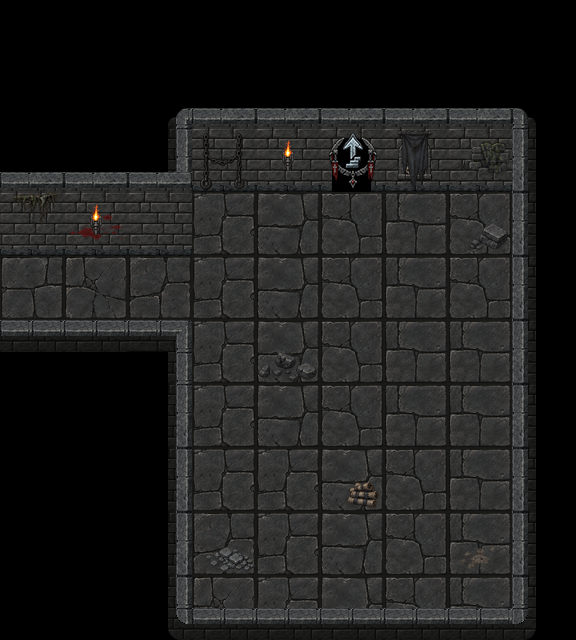

Below is a game level as drawn by its tile map, then a one-line description and the .tmx file that defines it, in full:
An orthogonal 9x10 tile map with 64x64 px tiles, 8 tile layers (Ground, WallsFront_01, WallsBack_02, WallsBack_01, ...), 4 tilesets and 9 objects (exit_down, exit_west).

<map version="1.10" tiledversion="1.12.2" orientation="orthogonal" renderorder="right-down" width="9" height="10" tilewidth="64" tileheight="64" infinite="0" nextlayerid="12" nextobjectid="12">
 <properties>
  <property name="enemy_spawn_mode" type="bool" value="true" />
 </properties>
 <tileset firstgid="1" source="../../act3_floor_64.tsx" />
 <tileset firstgid="9" source="../../my_tiles_textured.tsx" />
 <tileset firstgid="182" source="../../items.tsx" />
 <tileset firstgid="350" source="../../torches/torches.tsx" />
 <layer id="1" name="Ground" width="9" height="10">
  <data encoding="csv">
0,0,0,0,0,0,0,0,0,
0,0,0,0,0,0,0,0,0,
0,0,0,2,3,4,2,3,0,
8,8,1,1,2,3,4,3,0,
7,8,5,1,2,3,4,3,0,
0,0,0,1,2,3,4,4,0,
0,0,0,1,2,3,4,4,0,
0,0,0,1,1,2,3,4,0,
0,0,0,5,1,2,3,4,0,
0,0,0,8,1,2,3,4,0
</data>
 </layer>
 <layer id="2" name="WallsFront_01" width="9" height="10">
  <data encoding="csv">
0,0,0,0,0,0,0,0,0,
0,0,0,0,0,0,0,0,0,
0,0,0,0,0,0,0,0,0,
0,0,0,0,0,0,0,0,0,
0,0,0,0,0,0,0,0,0,
0,0,0,0,0,0,0,0,0,
0,0,0,0,0,0,0,0,0,
0,0,0,0,0,0,0,0,0,
0,0,0,0,0,0,0,0,0,
0,0,57,39,39,39,39,39,55
</data>
 </layer>
 <layer id="4" name="WallsBack_02" width="9" height="10">
  <data encoding="csv">
0,0,0,0,0,0,0,0,0,
0,0,0,0,0,0,0,0,0,
0,0,18,0,0,0,0,0,0,
0,0,0,0,0,0,0,0,0,
0,0,0,0,0,0,0,0,0,
0,0,0,0,0,0,0,0,0,
0,0,0,0,0,0,0,0,0,
0,0,0,0,0,0,0,0,0,
0,0,0,0,0,0,0,0,0,
0,0,0,0,0,0,0,0,0
</data>
 </layer>
 <layer id="3" name="WallsBack_01" width="9" height="10">
  <data encoding="csv">
0,0,0,0,0,0,0,0,0,
0,0,9,10,10,10,10,10,11,
10,10,10,19,19,77,19,19,20,
19,19,19,0,0,0,0,0,20,
0,0,0,0,0,0,0,0,20,
95,95,41,0,0,0,0,0,20,
0,0,18,0,0,0,0,0,20,
0,0,18,0,0,0,0,0,20,
0,0,18,0,0,0,0,0,20,
0,0,0,0,0,0,0,0,0
</data>
 </layer>
 <layer id="5" name="DecorBack_01" width="9" height="10">
  <data encoding="csv">
0,0,0,0,0,0,0,0,0,
0,0,0,0,0,0,0,0,0,
0,0,0,188,0,85,187,0,0,
259,208,0,0,0,0,0,0,0,
0,0,0,0,0,0,0,0,0,
0,0,0,0,0,0,0,0,0,
0,0,0,0,0,0,0,0,0,
0,0,0,0,0,0,0,0,0,
0,0,0,0,0,0,0,0,0,
0,0,0,0,0,0,0,0,0
</data>
 </layer>
 <layer id="9" name="DecorBack_02" width="9" height="10">
  <data encoding="csv">
0,0,0,0,0,0,0,0,0,
0,0,0,0,0,0,0,0,0,
0,0,0,0,0,0,261,265,0,
0,0,0,0,0,0,0,0,0,
0,0,0,0,0,0,0,0,0,
0,0,0,0,0,0,0,0,0,
0,0,0,0,0,0,0,0,0,
0,0,0,0,0,0,0,0,0,
0,0,0,0,0,0,0,0,0,
0,0,0,0,0,0,0,0,0
</data>
 </layer>
 <layer id="10" name="GroundDetails_01" width="9" height="10">
  <data encoding="csv">
0,0,0,0,0,0,0,0,0,
0,0,0,0,0,0,0,0,0,
0,0,0,0,0,0,0,0,0,
0,0,0,0,0,0,0,276,0,
0,0,0,0,0,0,0,0,0,
0,0,0,0,251,0,0,0,0,
0,0,0,0,0,0,0,0,0,
0,0,0,0,0,262,0,0,0,
0,0,0,273,0,0,0,282,0,
0,0,0,0,0,0,0,0,0
</data>
 </layer>
 <layer id="11" name="Torches" width="9" height="10">
  <data encoding="csv">
0,0,0,0,0,0,0,0,0,
0,0,0,0,0,0,0,0,0,
0,0,0,0,353,0,0,0,0,
0,353,0,0,0,0,0,0,0,
0,0,0,0,0,0,0,0,0,
0,0,0,0,0,0,0,0,0,
0,0,0,0,0,0,0,0,0,
0,0,0,0,0,0,0,0,0,
0,0,0,0,0,0,0,0,0,
0,0,0,0,0,0,0,0,0
</data>
 </layer>
 <objectgroup id="6" name="Connectors">
  <object id="8" name="exit_down" x="351.333" y="181.333">
   <point />
  </object>
  <object id="7" name="exit_west" x="32" y="301.333">
   <point />
  </object>
 </objectgroup>
 <objectgroup id="7" name="Entities" />
 <objectgroup id="8" name="Blocked">
  <object id="2" x="26" y="202.667" width="132" height="18" />
  <object id="3" x="19.3333" y="351.333" width="142.667" height="282" />
  <object id="4" x="524" y="213.333" width="32" height="407.333" />
  <object id="5" x="146.667" y="658.667" width="398" height="29.3333" />
  <object id="9" x="21.3333" y="20.6667" width="271.333" height="155.333" />
  <object id="10" x="398" y="19.3333" width="156.667" height="156" />
  <object id="11" x="334" y="27.3333" width="20" height="77.3333" />
 </objectgroup>
</map>
